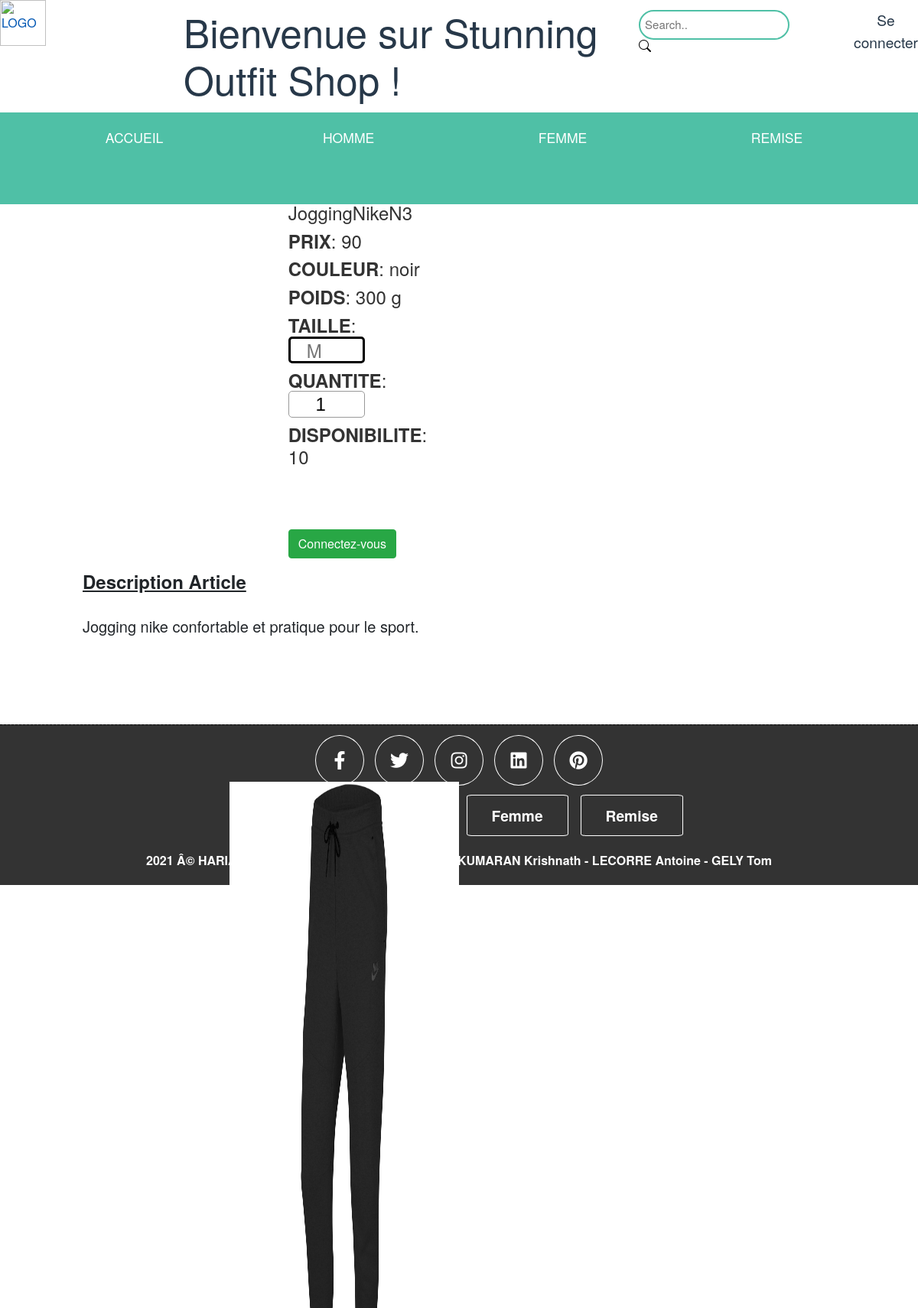
The app's page /espace_commun/article.php?reference=JoggingNikeN3 with its own data.
### tables this page shows
CREATE TABLE `products` (
  `id` int(11) NOT NULL,
  `marque` varchar(255) NOT NULL,
  `image` text NOT NULL,
  `reference` text NOT NULL,
  `description` text NOT NULL,
  `couleur` text NOT NULL,
  `taille` text NOT NULL,
  `categorie` varchar(11) NOT NULL,
  `sous_categorie` varchar(255) NOT NULL,
  `nombre_stock` int(11) NOT NULL DEFAULT 1,
  `poids` int(11) NOT NULL DEFAULT 0,
  `prix_achat_HT` float NOT NULL,
  `prix_vente_HT` float NOT NULL DEFAULT 0,
  `priceTTC` float NOT NULL,
  `tauxTVA` float NOT NULL,
  `remise` int(11) NOT NULL DEFAULT 0
);

### espace_commun/article.php (the view, shortened to what this page needs)
<?php
require('../src/connect.php');
if(isset($_GET['reference']) AND !empty($_GET['reference'])){
    $getRef= $_GET['reference'];
    $recupArticle = $db->prepare('SELECT *from products where reference = ?');
    $recupArticle->execute(array($getRef));
    if($recupArticle->rowCount() > 0){
        $article_Infos = $recupArticle->fetch();
        $nbr_Vêtement = $article_Infos['nombre_stock'];
        $categorie_Vêtement = $article_Infos['categorie'];
        $prixTTC_Vêtement = $article_Infos['priceTTC'];
        $poids_Vêtement = $article_Infos['poids'];
        $couleur_Vêtement = $article_Infos['couleur'];
        $description_Vêtement = $article_Infos['description'];
        $image_Vêtement = $article_Infos['image'];
    }
}
?>
    <html lang="en">
    <head>
    <link rel="stylesheet" type="text/css" href="../design/menu.css">
    <link rel="stylesheet" type="text/css" href="../design/boutiqueFooter.css">
    <link rel="stylesheet" type="text/css" href="../design/menu.scss">
    <link rel="stylesheet" href="https://stackpath.bootstrapcdn.com/bootstrap/4.1.3/css/bootstrap.min.css">
    <link rel="stylesheet" type="text/css" href="../design/accueil.css">
    <link rel="stylesheet" href="https://cdn.jsdelivr.net/npm/bootstrap-icons@1.7.2/font/bootstrap-icons.css">
    </head>
        <body id = "accueil-body">
            <header>
                <div id="brand">
                    <a  href="accueilCommun.php?accueil=1" ><img src="../img/logo.png" alt="LOGO" /></a>
                    <?php if(!isset($_SESSION["admin"])){ ?> <h1 class= "h1 text-presentation" >Bienvenue sur Stunning Outfit Shop !</h1> <?php } ?>
                    <div class="search-container">
                        <input type="text" placeholder="Search.." name="search">
                        <button class="bi bi-search"  type="submit"></button>
                    </div>
                    <?php if(!isset($_SESSION["user"])&&!isset($_SESSION["admin"])){ ?>
                    <button class="glow-on-hover-connexion" onclick="window.location.href='connexion.php';">Se connecter </button>
                    <?php } ?>
                </div>
                <nav >
                    <ul>
                        <div class="menucontent">
                            <li><a class ="menu" href="accueilCommun.php?accueil=1" title="Aller à l'accueil">ACCUEIL</a></li>
                            <li> <a class = "menu" href="accueilCommun.php?homme=1" title="Homme">HOMME</a>
                            </li>
                            <li> <a class = "menu" href="accueilCommun.php?femme=1" title="Femme">FEMME</a>
                            </li>
                            <li> <a class = "menu" href="accueilCommun.php?remise=1" title="remise">REMISE</a></li>
                        </div>
                    </ul>
                </nav>
            </header>
        <div class="content-article">
        <form method="POST" action="article.php?reference=<?= $_GET['reference']; ?>"
            <div class="slideDiv">
                <div class="slider">
                    <?php echo "<img src='../img/".$categorie_Vêtement."/".$image_Vêtement."' alt =''/>"?>
                    <div class='texte'>
                    <h4><b>REFERENCE</b>: <?= $getRef;?> </h4> <input type="hidden" name="hidden_ref" value="<?= $getRef;?>" />
                    <h4><b>PRIX</b>: <?= $prixTTC_Vêtement?> </h4> <input type="hidden" name="hidden_price" value="<?= $prixTTC_Vêtement?>" />
                    <h4><b>COULEUR</b>: <?=$couleur_Vêtement?> </h4> <input type="hidden" name="hidden_color" value="<?=$couleur_Vêtement?>" />
                    <h4><b>POIDS</b>: <?=$poids_Vêtement?> g </h4> <input type="hidden" name="hidden_poids" value="<?=$poids_Vêtement?>" />
                    <h4><b>TAILLE</b>: <input class='box' list='Taille' name='Taille' placeholder='M'></h4>
                    <h4><b>QUANTITE</b>: <input value=1 name="quantity" min='0' max='9999' type='number' class='quantite'></h4>
                    <h4><b>DISPONIBILITE</b>: <?= $nbr_Vêtement?> </h4> <input type="hidden" name="hidden_dispo" value="<?= $nbr_Vêtement?>" />
                        <br>
                        <br>
                        <br>
                        <?php if(!isset($_SESSION["user"])) { ?>
                            <button class="btn btn-success" type="submit" formaction='../espace_commun/connexion.php'>Connectez-vous</button>
                            <?php }?>
                    </div>
                </div>
                </form>
            </div>
            <div class='description'>
                <p>
                    <h3><b><u>Description Article</u></b></h3>
                    <br>
                    <h5><?= $description_Vêtement?> </h5>
                </p>
            </div>
        <section>
            <?php require("../src/boutiqueFooter.php");?>
        </section>
    </body>
</html>

### design/menu.css (style rules this page uses)
* { font-family: 'Barlow', sans-serif ; }
nav { margin: 0 ; box-shadow: 0px 3px 1px -1px rgba(0,0,0, 0.5); font-size: 1.1em; margin-top: 3px; margin-bottom: 4px; }
@media (max-width: 1650px) { nav { margin-top: 4px; } }
nav ul { list-style-type: none; display: inline; }
nav li { list-style-type: none; }
.menucontent { width: 100%; height: 5%; cursor: pointer; background-color: #4fc0a6; position:absolute; }
@media (max-width: 1650px) { .menucontent { height: 7%; } }
li .menu { margin-left: 38%; }
nav ul::after { content: ""; display: table; clear: both; }
nav a { text-align: center; text-decoration: none; border-bottom: 2px solid transparent; }
.menu { color: white!important; }
nav li,.menu { display: inline; margin: 20px; position: relative; }
nav ul li { float: left; width: 20%; text-align: center; position: relative; }

### design/boutiqueFooter.css (style rules this page uses)
body { background-color: #dad3e762; font-family: Arial, Helvetica, sans-serif; height: 100vh; display: flex; flex-direction: column; }

### design/accueil.css (style rules this page uses)
* { font-family: "Source Sans Pro", "Helvetica Neue", Arial, sans-serif ; }
html { padding: 0; margin: 0; height: 100%; }
body { padding: 0; margin: 0; height: 100%; flex-direction: column; background-size: cover; background-position: center; min-height: 100%; }
header #brand img { margin:auto; height:60px; }
#brand { display: flex; background-color: white; }
h3 { font-size: 1.5em; }
.search-container input[type=text] { padding: 6px; margin-top: 13px; font-size: 18px; border-style: solid; border-color: #4fc0a6; border-radius: 2em; }
@media (max-width: 1650px) { .search-container input[type=text] { font-size: 15px; } }
@media (max-width: 1650px) { .search-container { margin-right: 5%; } }
.bi-search { background-color: white; color: black; border: none; }
.text-presentation { color: #273849; font-size: 3.2em; margin-left: 33%; margin-right: 5%; font-weight: 300; }
@media (max-width: 1650px) { .text-presentation { color: #273849; font-size: 3.2em; margin-left: 15%; margin-right: 4%; margin-top: 10px; font-weight: 300; } }
.h1.text-presentation-admin, .h1.text-presentation { line-height: 1.22; }
.glow-on-hover-connexion { height: 50px; border: none; outline: none; color: #273849; cursor: pointer; position: relative; z-index: 0; border-radius: 10px; margin-top: 12px; background-color: white; font-size: 1.2rem; margin-left: 2%; }
a { text-decoration: none; color: white; }
.slideDiv { margin-left: 20%; border-radius: 10px; margin-right: 20%; margin-top: 4%; }
.slider { display: flex; }
.description { margin-left: 20%; }
.slider img { width: 600px; height: 600px; }
.texte { margin-left : 19%; width: 25%; text-align: center; font-size: 1rem; display: inline-block; color: #333; border-radius: 15px; text-align: left; margin-top: 5%; }
h4, #text { font-weight: normal; }
.quantite { border-radius: 5px; width: 100px; height: 35px; background-color: white; text-align: center; font-family: "futura-pt-n4", "futura-pt", Tahoma, Geneva, Verdana, Arial, sans-serif; border: solid 1px #999; }
@media (max-width: 1650px) { .slider img { margin-top: 21%; margin-bottom: 35px; width: 25%; height: 50%; top: 45%; left: 25%; position: absolute; } }
@media (max-width: 1650px) { .description { margin-top: 0%; margin-left: 9%; } }
.box { border-radius: 5px; width: 100px; height: 35px; background-color: white; text-align: center; border: black 0.125em solid; }

### records on screen
products: categorie+image (picture), priceTTC "90", couleur "noir", poids "300", nombre_stock "10", description "Jogging nike confortable et pratique pour le sport."

### other values on screen
$getRef "JoggingNikeN3"
